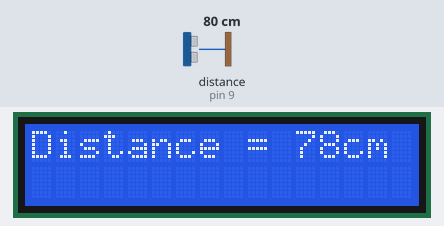
Recording of a sketch running on a simulated Arduino Uno, built with avr-gcc and run on an emulated ATmega328P. On the bench: 16×2 character LCD. Wiring (inferred from the names in the program): ultrasonic range finder: trigger pin 10; echo pin 9. The inputs (shaded band) are chosen by the test bench; at power-on: distance to the obstacle (sensor on pin 9) 80 cm. The echo pulse lasts 58.3 µs per cm.

Above: at 1.2 s.
1.3 s: distance to the obstacle (sensor on pin 9) set to 2 cm
At 2.5 s:
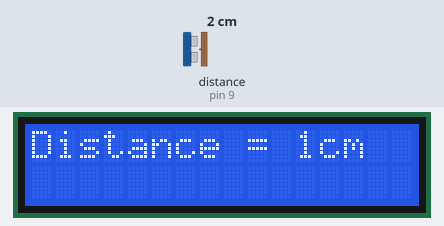
2.8 s: distance to the obstacle (sensor on pin 9) set to 299 cm
At 3.3 s:
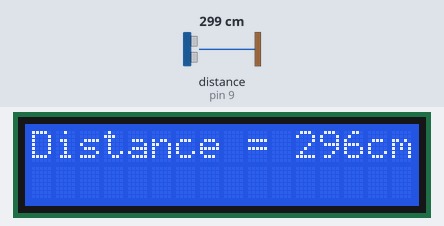
5.8 s: distance to the obstacle (sensor on pin 9) set to 4 cm
At 7.2 s:
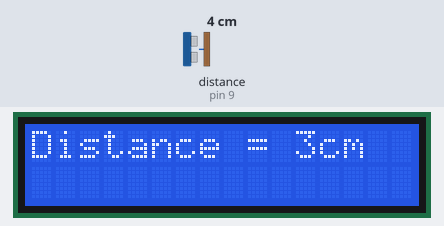
Timing chart, 0 to 8.8 s (numbered marks = the images above; inputs shaded):
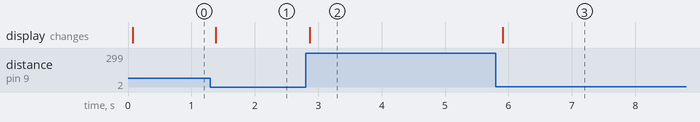

Measured:
- after the input at 1.3 s, the display: changes after 0.08 s (image 1)
- after the input at 2.8 s, the display: changes after 0.06 s (image 2)
- after the input at 5.8 s, the display: changes after 0.11 s (image 3)

The sketch:

ultrasonic_sensor.ino
```cpp
#include<LiquidCrystal.h>
#define RS 7
#define EN 6
#define D4 5
#define D5 4
#define D6 3
#define D7 2
#define trig 10
#define echo 9

LiquidCrystal lcd(RS,EN,D4,D5,D6,D7);

void setup() {
  // put your setup code here, to run once:
  Serial.begin(9600);
  pinMode(trig,OUTPUT);
  pinMode(echo,INPUT);
  lcd.begin(16,2);
}

void loop() {
  // put your main code here, to run repeatedly:
  long duration,distance;
  digitalWrite(trig,LOW);
  delayMicroseconds(2);
  digitalWrite(trig,HIGH);
  delayMicroseconds(10);
  digitalWrite(trig,LOW);
  duration = pulseIn(echo,HIGH);
  distance = 0.034*duration/2;
  lcd.clear();
  lcd.print("Distance = ");
  lcd.print(distance);
  lcd.print("cm");
  delay(100);
}
```
